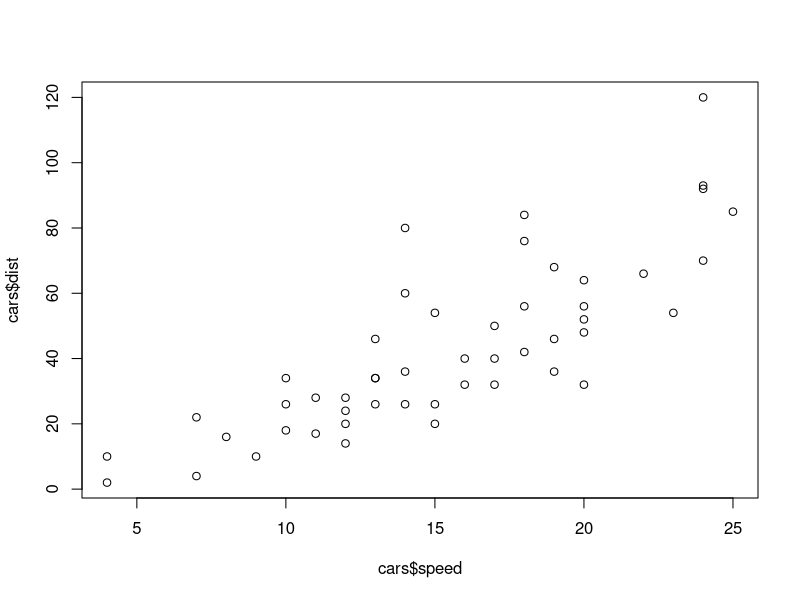
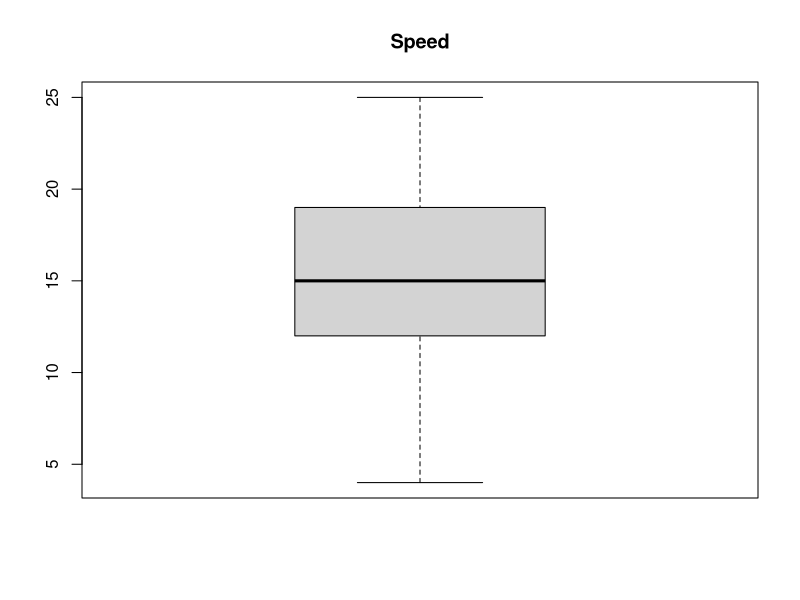
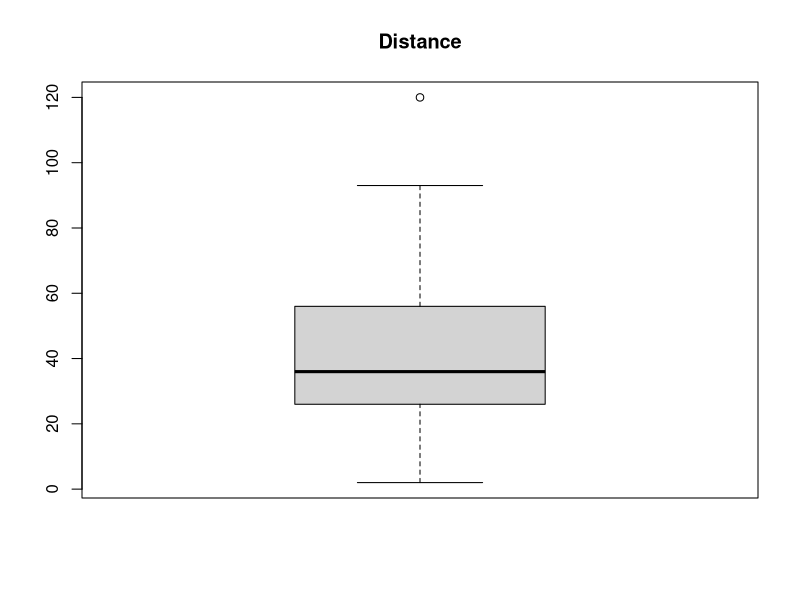
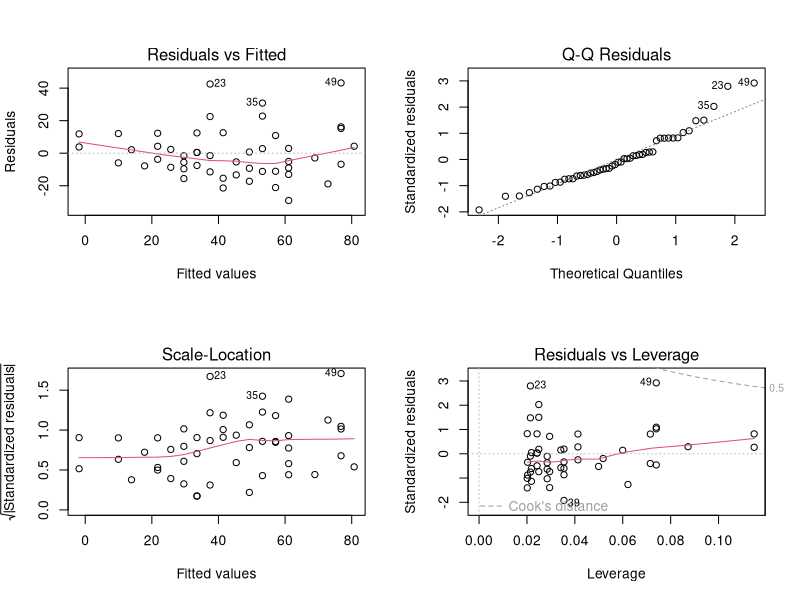
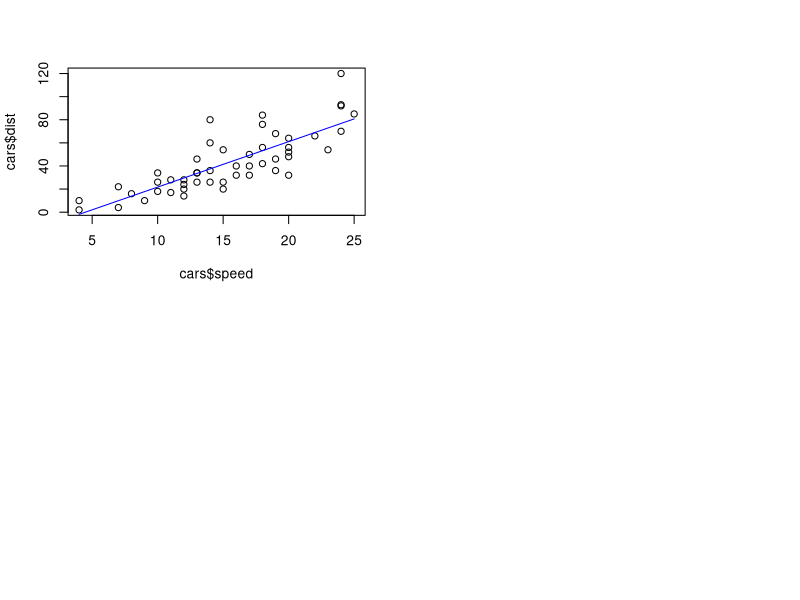

Generate these figures, in order, with R: (Note: this script raises an error after producing the figures.)
# demo_code for stat 494 & 451
options(width = 40)
library(doParallel)
library(foreach)
library(parallel)
library(iterators)
head(cars)
class(cars)

plot(x = cars$speed, y = cars$dist)
boxplot(cars$speed, main="Speed")
boxplot(cars$dist, main="Distance")
help(lm)
class(lm)
linearMod <- lm(dist ~ speed, data=cars)
class(linearMod)
print(linearMod)


par(mfrow = c(2, 2))
plot(linearMod)

help(predict)
help(predict.lm)

# esimation
est <- predict(linearMod)
est[1:5]

# prediction
new_data <- data.frame(speed = 200)
pre <- predict(linearMod, newdata = new_data)
pre

plot(x = cars$speed, y = cars$dist)
lines(x = cars$speed, linearMod$fitted.values, type='l', col='blue')


# Introduction to parallel computation 


### Getting start Example


system.time(foreach(i=1:10000) %do% sum((1:i)^2))[3]
system.time(foreach(i=1:10000) %dopar% sum((1:i)^2))[3]



registerDoParallel()
getDoParWorkers()


system.time(foreach(i=1:10000) %do% sum(sqrt(1:i)))[3]
system.time(foreach(i=1:10000) %dopar% sum(sqrt(1:i)))[3]

x <- iris[which(iris[,5] != "setosa"), c(1,5)]
dopar <- system.time(r <- foreach(i = 1:10000) %dopar% {
ind <- sample(100, 100, replace=TRUE)
result1 <- glm(x[ind,2]~x[ind,1],
family=binomial(logit))
coefficients(result1)
})[3]

do <- system.time(r <- foreach(i = 1:10000) %do% {
ind <- sample(100, 100, replace=TRUE)
result1 <- glm(x[ind,2]~x[ind,1],
family=binomial(logit))
coefficients(result1)
})[3]



